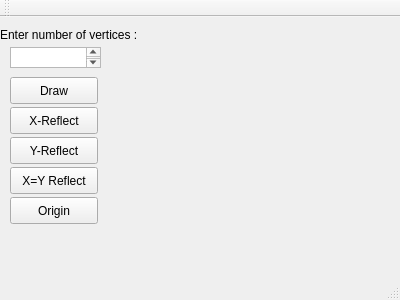
<?xml version="1.0" encoding="UTF-8"?>
<ui version="4.0">
 <class>refl</class>
 <widget class="QMainWindow" name="refl">
  <property name="geometry">
   <rect>
    <x>0</x>
    <y>0</y>
    <width>400</width>
    <height>300</height>
   </rect>
  </property>
  <property name="windowTitle">
   <string>refl</string>
  </property>
  <widget class="QWidget" name="centralWidget">
   <widget class="QPushButton" name="Draw">
    <property name="geometry">
     <rect>
      <x>10</x>
      <y>60</y>
      <width>88</width>
      <height>27</height>
     </rect>
    </property>
    <property name="text">
     <string>Draw</string>
    </property>
   </widget>
   <widget class="QPushButton" name="xrefl">
    <property name="geometry">
     <rect>
      <x>10</x>
      <y>90</y>
      <width>88</width>
      <height>27</height>
     </rect>
    </property>
    <property name="text">
     <string>X-Reflect</string>
    </property>
   </widget>
   <widget class="QPushButton" name="yrefl">
    <property name="geometry">
     <rect>
      <x>10</x>
      <y>120</y>
      <width>88</width>
      <height>27</height>
     </rect>
    </property>
    <property name="text">
     <string>Y-Reflect</string>
    </property>
   </widget>
   <widget class="QPushButton" name="xyrefl">
    <property name="geometry">
     <rect>
      <x>10</x>
      <y>150</y>
      <width>88</width>
      <height>27</height>
     </rect>
    </property>
    <property name="text">
     <string>X=Y Reflect</string>
    </property>
   </widget>
   <widget class="QTextEdit" name="textEdit">
    <property name="geometry">
     <rect>
      <x>10</x>
      <y>30</y>
      <width>91</width>
      <height>21</height>
     </rect>
    </property>
   </widget>
   <widget class="QLabel" name="label">
    <property name="geometry">
     <rect>
      <x>0</x>
      <y>10</y>
      <width>171</width>
      <height>16</height>
     </rect>
    </property>
    <property name="text">
     <string>Enter number of vertices :</string>
    </property>
   </widget>
   <widget class="QPushButton" name="Origin">
    <property name="geometry">
     <rect>
      <x>10</x>
      <y>180</y>
      <width>88</width>
      <height>27</height>
     </rect>
    </property>
    <property name="text">
     <string>Origin</string>
    </property>
   </widget>
  </widget>
  <widget class="QMenuBar" name="menuBar">
   <property name="geometry">
    <rect>
     <x>0</x>
     <y>0</y>
     <width>400</width>
     <height>22</height>
    </rect>
   </property>
  </widget>
  <widget class="QToolBar" name="mainToolBar">
   <attribute name="toolBarArea">
    <enum>TopToolBarArea</enum>
   </attribute>
   <attribute name="toolBarBreak">
    <bool>false</bool>
   </attribute>
  </widget>
  <widget class="QStatusBar" name="statusBar"/>
 </widget>
 <layoutdefault spacing="6" margin="11"/>
 <resources/>
 <connections/>
</ui>
